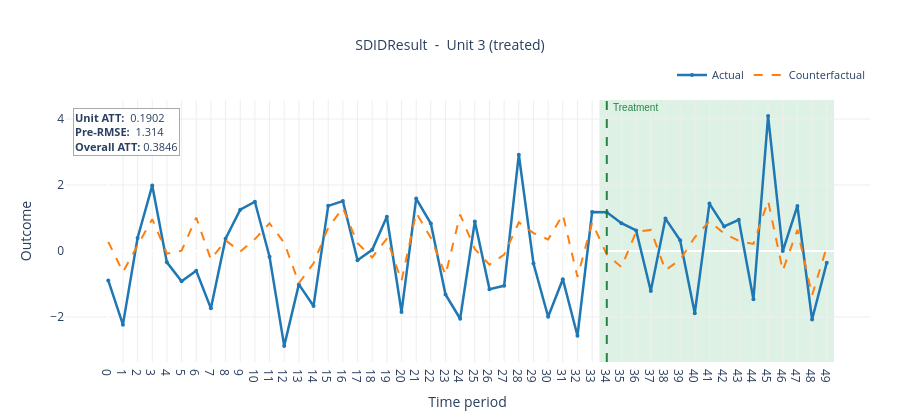

Write notebook code for a chart like this one.
### Code cell
# SDID — same unit for comparison
res_sdid.plot_actual_vs_counterfactual(
    unit=unit_to_plot,
    unit_label=f"Unit {unit_to_plot} (treated)",
    time_labels=list(range(T)),
).show()

### Figure 1 — Plotly figure (JSON) as saved in the notebook; plotly's stock layout.template omitted (floating-point values rounded to 4 significant figures)
{"data": [{"hovertemplate": "t=%{x}  actual=%{y:.4g}<extra></extra>", "line": {"color": "#1f77b4", "width": 2.5}, "marker": {"size": 4}, "mode": "lines+markers", "name": "Actual", "type": "scatter", "x": [0, 1, 2, 3, 4, 5, 6, 7, 8, 9, 10, 11, 12, 13, 14, 15, 16, 17, 18, 19, 20, 21, 22, 23, 24, 25, 26, 27, 28, 29, 30, 31, 32, 33, 34, 35, 36, 37, 38, 39, 40, 41, 42, 43, 44, 45, 46, 47, 48, 49], "y": [-0.8908, -2.232, 0.3927, 1.982, -0.3447, -0.9207, -0.5991, -1.738, 0.3704, 1.25, 1.492, -0.1759, -2.876, -1.013, -1.666, 1.368, 1.514, -0.2799, 0.03539, 1.037, -1.851, 1.588, 0.8325, -1.318, -2.054, 0.8935, -1.159, -1.052, 2.918, -0.3782, -1.992, -0.8544, -2.569, 1.178, 1.173, 0.8434, 0.6233, -1.213, 0.9818, 0.3266, -1.887, 1.437, 0.743, 0.9459, -1.462, 4.088, -0.002569, 1.364, -2.078, -0.3531]}, {"hovertemplate": "t=%{x}  counterfactual=%{y:.4g}<extra></extra>", "line": {"color": "#ff7f0e", "dash": "dash", "width": 2}, "mode": "lines", "name": "Counterfactual", "type": "scatter", "x": [0, 1, 2, 3, 4, 5, 6, 7, 8, 9, 10, 11, 12, 13, 14, 15, 16, 17, 18, 19, 20, 21, 22, 23, 24, 25, 26, 27, 28, 29, 30, 31, 32, 33, 34, 35, 36, 37, 38, 39, 40, 41, 42, 43, 44, 45, 46, 47, 48, 49], "y": [0.2777, -0.638, 0.1723, 0.9658, -0.08008, 0.007893, 1.014, -0.258, 0.3234, -0.01705, 0.3592, 0.8391, 0.2498, -0.9783, -0.3757, 0.7046, 1.306, 0.2379, -0.1939, 0.3767, -0.9047, 1.159, 0.3978, -0.7234, 1.104, 0.05528, -0.4145, -0.1101, 0.8673, 0.5432, 0.3514, 1.101, -0.7848, 0.8592, -0.1089, -0.4866, 0.5826, 0.6373, -0.5836, -0.2634, 0.4155, 0.9007, 0.5286, 0.3056, 0.2135, 1.522, -0.5958, 0.6424, -1.341, 0.1193]}], "layout": {"annotations": [{"font": {"color": "rgba(20, 120, 55, 0.90)", "family": "Arial", "size": 10}, "showarrow": false, "text": "Treatment", "x": 34.3, "xanchor": "left", "xref": "x", "y": 1, "yanchor": "top", "yref": "paper"}, {"align": "left", "bgcolor": "rgba(255,255,255,0.90)", "bordercolor": "#aaaaaa", "borderwidth": 1, "font": {"size": 11}, "showarrow": false, "text": "<b>Unit ATT:</b>  0.1902<br><b>Pre-RMSE:</b>  1.314<br><b>Overall ATT:</b> 0.3846", "x": 0.01, "xanchor": "left", "xref": "paper", "y": 0.97, "yanchor": "top", "yref": "paper"}], "height": 420, "hovermode": "x unified", "legend": {"font": {"size": 11}, "orientation": "h", "x": 1, "xanchor": "right", "y": 1.04, "yanchor": "bottom"}, "margin": {"b": 55, "l": 65, "r": 30, "t": 100}, "paper_bgcolor": "white", "plot_bgcolor": "white", "shapes": [{"fillcolor": "rgba(34, 160, 80, 0.15)", "layer": "below", "line": {"width": 0}, "type": "rect", "x0": 33.5, "x1": 49.5, "xref": "x", "y0": 0, "y1": 1, "yref": "y domain"}, {"line": {"color": "rgba(20, 120, 55, 0.90)", "dash": "dash", "width": 2}, "type": "line", "x0": 34, "x1": 34, "xref": "x", "y0": 0, "y1": 1, "yref": "y domain"}], "title": {"font": {"size": 14}, "text": "SDIDResult  -  Unit 3 (treated)", "x": 0.5, "xanchor": "center"}, "xaxis": {"gridcolor": "#eeeeee", "showgrid": true, "ticktext": ["0", "1", "2", "3", "4", "5", "6", "7", "8", "9", "10", "11", "12", "13", "14", "15", "16", "17", "18", "19", "20", "21", "22", "23", "24", "25", "26", "27", "28", "29", "30", "31", "32", "33", "34", "35", "36", "37", "38", "39", "40", "41", "42", "43", "44", "45", "46", "47", "48", "49"], "tickvals": [0, 1, 2, 3, 4, 5, 6, 7, 8, 9, 10, 11, 12, 13, 14, 15, 16, 17, 18, 19, 20, 21, 22, 23, 24, 25, 26, 27, 28, 29, 30, 31, 32, 33, 34, 35, 36, 37, 38, 39, 40, 41, 42, 43, 44, 45, 46, 47, 48, 49], "title": {"text": "Time period"}}, "yaxis": {"gridcolor": "#eeeeee", "showgrid": true, "title": {"text": "Outcome"}}}}
